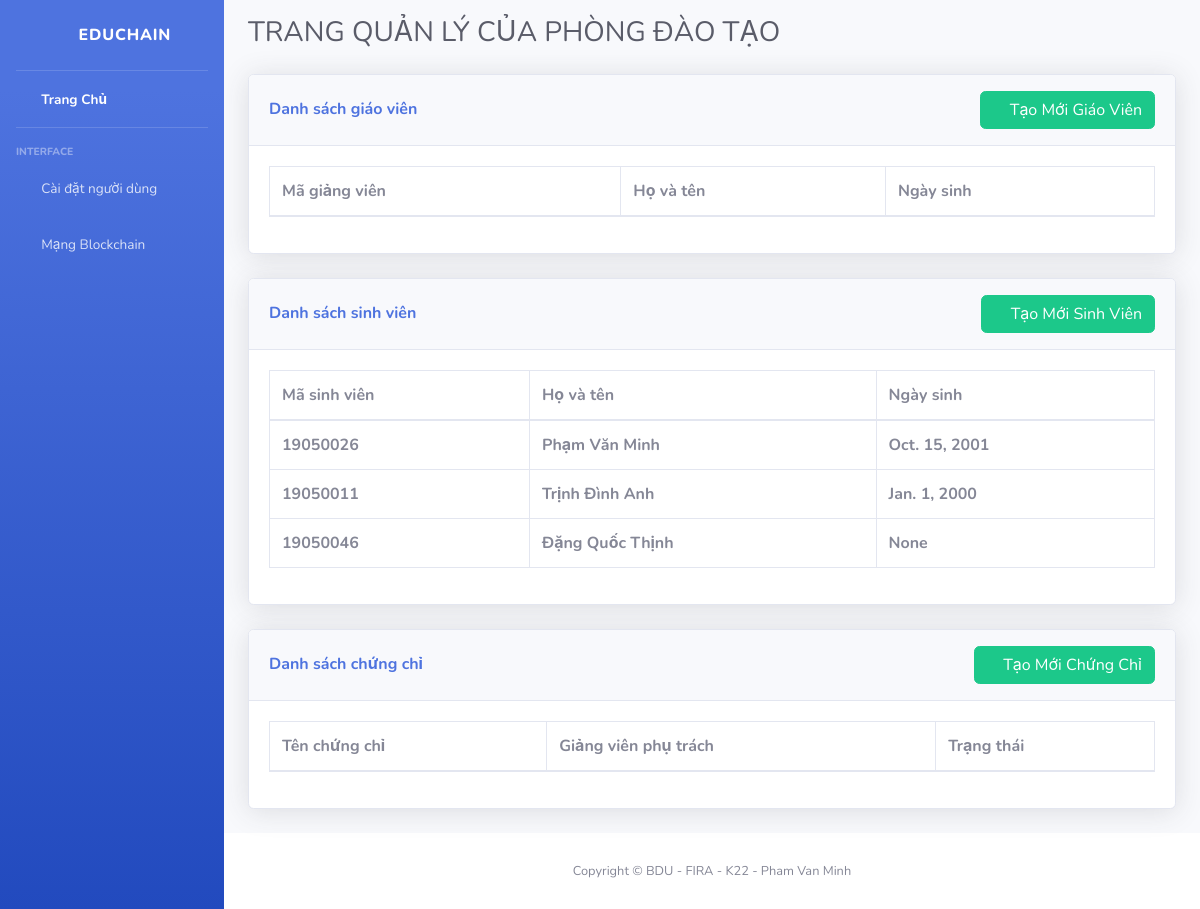
Before: / (signed in) with the older database file.
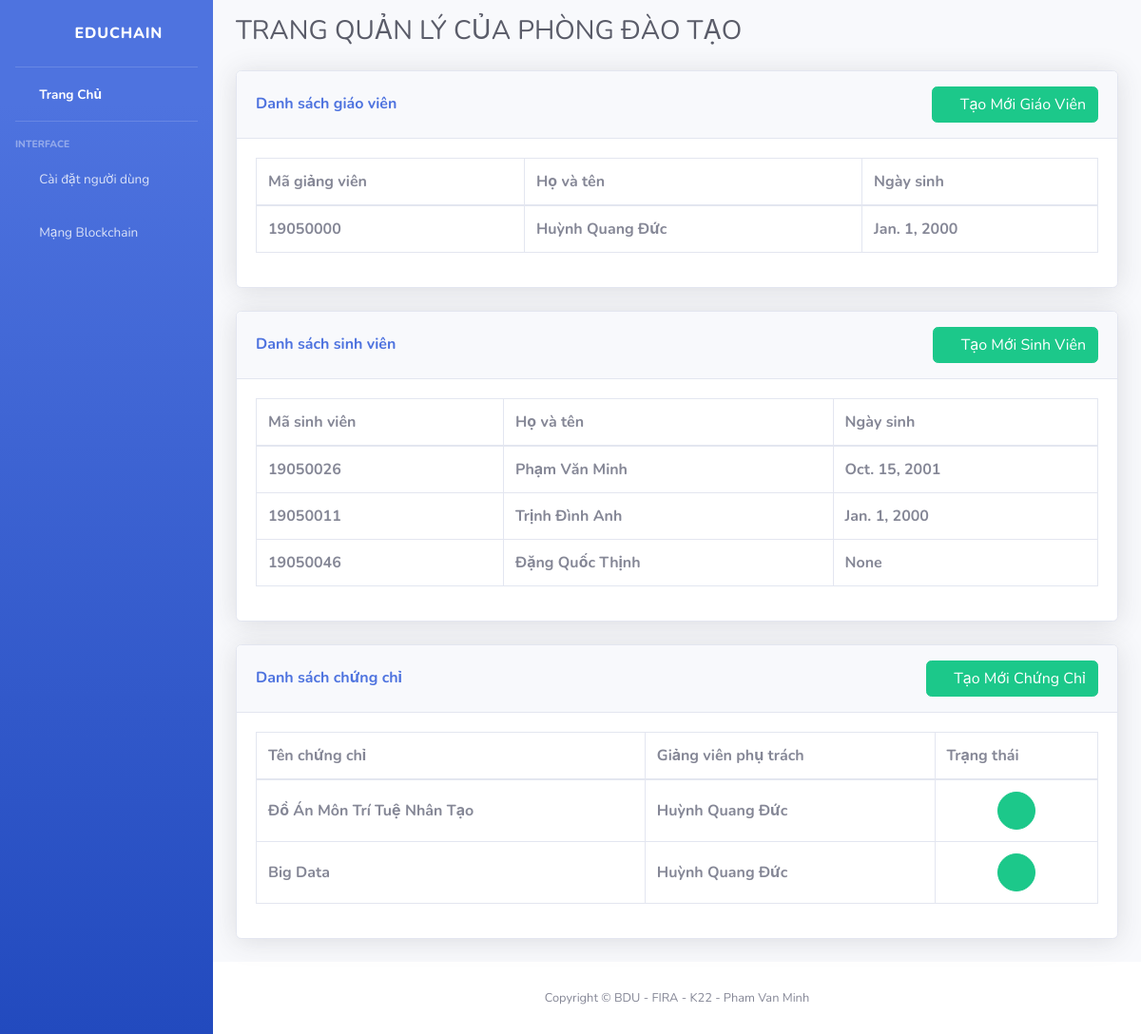
After: the same page with the newer database file.
### account/models.py (models this page shows, shortened)
class User(AbstractBaseUser, PermissionsMixin):
    user_code = models.CharField(max_length=150, unique=True)
    full_name = models.CharField(max_length=150, blank=True)
    date_of_birth = models.DateField(blank=True, null=True)
    is_staff = models.BooleanField(default=False)
    is_active = models.BooleanField(default=True)
    is_teacher = models.BooleanField(default=False)
    is_student = models.BooleanField(default=False)
    is_admin = models.BooleanField(default=False)
    private_key = models.FileField(blank=True, null=True, upload_to='private_key/')
    public_key = models.TextField( blank=True, null=True)
    public_key_hash = models.CharField(max_length=64, blank=True)
    objects = CustomAccountManager()
    USERNAME_FIELD = 'user_code'
    REQUIRED_FIELDS = []

### cert/models.py (models this page shows, shortened)
class CertHeader(models.Model):
    subject_name = models.CharField(max_length = 50, null = False)
    teacher = models.ForeignKey(User, on_delete = models.CASCADE, blank = False)
    is_signed_all = models.BooleanField(default=False)
    logo_image = models.FileField(upload_to='cert_logo/', blank=True, null=True)

### cert/views.py (the view, shortened to what this page needs)
# urls.py: path('', home , name="home"),
@login_required(login_url='account_app:login')
def home(request):
    user = request.user
    context = {}
    if user.is_teacher == True:
        cert_headers = CertHeader.objects.filter(teacher = User.objects.get(id = user.id), is_signed_all = False)
        signed_cert_header = CertHeader.objects.filter(teacher = User.objects.get(id = user.id), is_signed_all = True)
        context['cert_headers'] = cert_headers
        context['signed_cert_header'] = signed_cert_header
        if user.private_key.name:
            context['alert'] = True
        else:
            context['alert'] = False
        return render(request, 'cert/teacher_home.html', context=context)
    elif user.is_admin == True:
        teacher_list = User.objects.filter(is_teacher = True)
        student_list = User.objects.filter(is_student = True)
        cert_header_list = CertHeader.objects.all()
        context['teacher_list'] = teacher_list
        context['student_list'] = student_list
        context['cert_header_list'] = cert_header_list
        return render(request, 'cert/admin_home.html', context=context)
    else:
        return redirect('account_app:logout')

### templates/cert/admin_home.html (shortened to what this page needs)
{% extends "cert/base.html" %}
{% load static %}
{% block content %}
<div class="d-sm-flex align-items-center justify-content-between mb-4">
    <h1 class="h3 mb-0 text-gray-800">TRANG QUẢN LÝ CỦA PHÒNG ĐÀO TẠO</h1>
</div>
<div class="row">
    <div class="col-12">
        <div class="card shadow mb-4">
            <div class="card-header py-3">
                <div class="d-flex align-items-center">
                    <h6 class="m-0 font-weight-bold text-primary">Danh sách giáo viên</h6>
                    <button class="btn btn-success btn-round ml-auto" data-toggle="modal" data-target="#addRowTeacherModal">
                        <i class="fa fa-plus"></i>
                        Tạo Mới Giáo Viên
                    </button>
                </div>
            </div>
            <div class="card-body">
                <div class="table-responsive">
                    <table class="table table-bordered" id="teacherTable" width="100%" cellspacing="0">
                        <thead>
                            <tr>
                                <th>Mã giảng viên</th>
                                <th>Họ và tên</th>
                                <th>Ngày sinh</th>
                            </tr>
                        </thead>
                        <tbody>
                            {% for teacher in teacher_list %}
                                <tr>
                                    <th>{{ teacher.user_code }}</th>
                                    <th>{{ teacher.full_name }}</th>
                                    <th>{{ teacher.date_of_birth }}</th>
                                </tr>
                            {% endfor %}
                        </tbody>
                    </table>
                </div>
            </div>
        </div>
    </div>
</div>
<div class="row">
    <div class="col-12">
        <div class="card shadow mb-4">
            <div class="card-header py-3">
                <div class="d-flex align-items-center">
                    <h6 class="m-0 font-weight-bold text-primary">Danh sách sinh viên</h6>
                    <button class="btn btn-success btn-round ml-auto" data-toggle="modal" data-target="#addRowSinhVienModal">
                        <i class="fa fa-plus"></i>
                        Tạo Mới Sinh Viên
                    </button>
                </div>
            </div>
            <div class="card-body">
                <div class="table-responsive">
                    <table class="table table-bordered" id="studentTable" width="100%" cellspacing="0">
                        <thead>
                            <tr>
                                <th>Mã sinh viên</th>
                                <th>Họ và tên</th>
                                <th>Ngày sinh</th>
                            </tr>
                        </thead>
                        <tbody>
                            {% for student in student_list %}
                                <tr>
                                    <th>{{ student.user_code }}</th>
                                    <th>{{ student.full_name }}</th>
                                    <th>{{ student.date_of_birth }}</th>
                                </tr>
                            {% endfor %}
                        </tbody>
                    </table>
                </div>
            </div>
        </div>
    </div>
</div>
<div class="row">
    <div class="col-12">
        <div class="card shadow mb-4">
            <div class="card-header py-3">
                <div class="d-flex align-items-center">
                    <h6 class="m-0 font-weight-bold text-primary">Danh sách chứng chỉ</h6>
                    <button class="btn btn-success btn-round ml-auto" data-toggle="modal" data-target="#addRowCertModal">
                        <i class="fa fa-plus"></i>
                        Tạo Mới Chứng Chỉ
                    </button>
                </div>
            </div>
            <div class="card-body">
                <div class="table-responsive">
                    <table class="table table-bordered justify-content-center" id="certTable" width="100%" cellspacing="0">
                        <thead>
                            <tr>
                                <th>Tên chứng chỉ</th>
                                <th>Giảng viên phụ trách</th>
                                <th>Trạng thái</th>
                            </tr>
                        </thead>
                        <tbody>
                            {% for cert in cert_header_list %}
                                <tr>
                                    <th class="align-middle">{{ cert.subject_name }}</th>
                                    <th class="align-middle">{{ cert.teacher.full_name }}</th>
                                    <th class="align-middle">
                                    <center>
                                        {% if cert.is_signed_all %}
                                        <a href="{% url 'cert_app:cert_detail' cert.id %}" class="btn btn-success btn-circle">
                                            <i class="fas fa-check"></i>
                                        </a>
                                        {% else %}
                                        <a href="{% url 'cert_app:cert_detail' cert.id %}" class="btn btn-warning btn-circle">
                                            <i class="fas fa-exclamation-triangle"></i>
                                        </a>
                                        {% endif %}
                                    </center>
                                    </th>
                                </tr>
                            {% endfor %}
                        </tbody>
                    </table>
                </div>
            </div>
        </div>
    </div>
</div>
{% endblock %}

### templates/cert/base.html (shortened to what this page needs)
{% load static %}
<!DOCTYPE html>
<html lang="en">
<head>
    <link href="{% static 'css/vendor/fontawesome-free/css/all.min.css' %}" rel="stylesheet" type="text/css">
    <link href="{% static 'css/sb-admin-2.min.css' %}" rel="stylesheet">
</head>
<body id="page-top">
    <div id="wrapper">
        <ul class="navbar-nav bg-gradient-primary sidebar sidebar-dark accordion" id="accordionSidebar">
            <a class="sidebar-brand d-flex align-items-center justify-content-center" href="/">
                <div class="sidebar-brand-icon rotate-n-15">
                    <i class="fas fa-laugh-wink"></i>
                </div>
                <div class="sidebar-brand-text mx-3">EDUCHAIN</div>
            </a>
            <hr class="sidebar-divider my-0">
            <li class="nav-item active">
                <a class="nav-link" href="/">
                    <i class="fas fa-fw fa-tachometer-alt"></i>
                    <span>Trang Chủ</span></a>
            </li>
            <hr class="sidebar-divider">
            <div class="sidebar-heading">
                Interface
            </div>
            <li class="nav-item">
                <a class="nav-link collapsed" href="#" data-toggle="collapse" data-target="#collapseTwo"
                    aria-expanded="true" aria-controls="collapseTwo">
                    <i class="fas fa-fw fa-user"></i>
                    <span>Cài đặt người dùng</span>
                </a>
            </li>
            <li class="nav-item">
                <a class="nav-link collapsed" href="#" data-toggle="collapse" data-target="#collapseUtilities"
                    aria-expanded="true" aria-controls="collapseUtilities">
                    <i class="fas fa-fw fa-network-wired"></i>
                    <span>Mạng Blockchain</span>
                </a>
            </li>
        </ul>
        <div id="content-wrapper" class="d-flex flex-column">
            <div id="content">
                <div class="container-fluid mt-3">
					{% block content %}
					{% endblock %}
                </div>
            </div>
            <footer class="sticky-footer bg-white">
                <div class="container my-auto">
                    <div class="copyright text-center my-auto">
                        <span>Copyright &copy; BDU - FIRA - K22 - Pham Van Minh</span>
                    </div>
                </div>
            </footer>
        </div>
    </div>
</body>
</html>

Changed rows visible on the page:
added User: user_code "19050000", full_name "Huỳnh Quang Đức", date_of_birth "Jan. 1, 2000", shown under "Danh sách giáo viên"
added CertHeader: subject_name "Đồ Án Môn Trí Tuệ Nhân Tạo", teacher.full_name "Huỳnh Quang Đức", is_signed_all True (drawn)
added CertHeader: subject_name "Big Data", teacher.full_name "Huỳnh Quang Đức", is_signed_all True (drawn)
